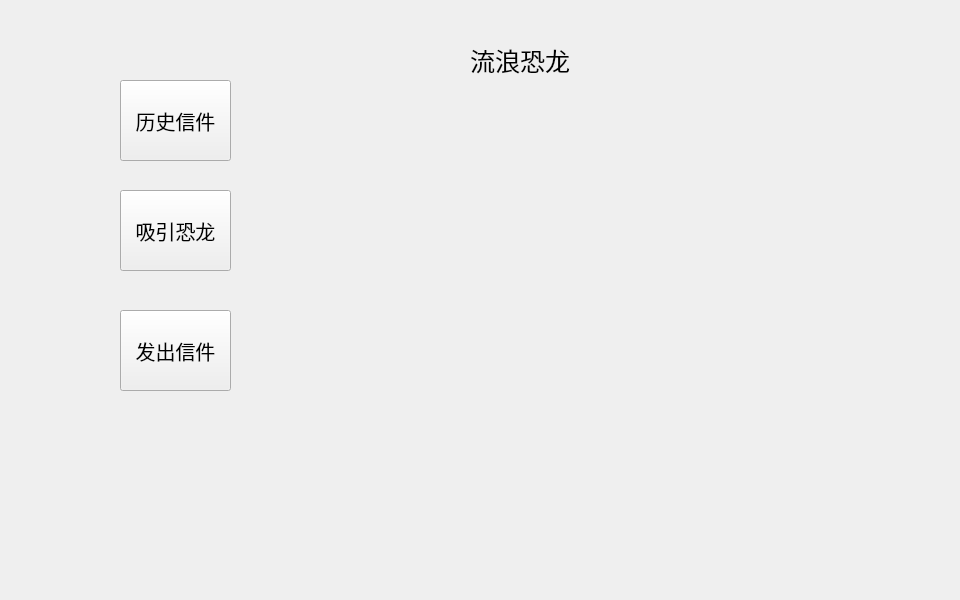
<?xml version="1.0" encoding="UTF-8"?>
<ui version="4.0">
 <class>Bottle</class>
 <widget class="QWidget" name="Bottle">
  <property name="geometry">
   <rect>
    <x>0</x>
    <y>0</y>
    <width>960</width>
    <height>600</height>
   </rect>
  </property>
  <property name="baseSize">
   <size>
    <width>960</width>
    <height>600</height>
   </size>
  </property>
  <property name="font">
   <font>
    <pointsize>14</pointsize>
   </font>
  </property>
  <property name="windowTitle">
   <string>Form</string>
  </property>
  <property name="autoFillBackground">
   <bool>false</bool>
  </property>
  <widget class="QLabel" name="label">
   <property name="geometry">
    <rect>
     <x>470</x>
     <y>30</y>
     <width>121</width>
     <height>61</height>
    </rect>
   </property>
   <property name="font">
    <font>
     <pointsize>19</pointsize>
    </font>
   </property>
   <property name="text">
    <string>流浪恐龙</string>
   </property>
  </widget>
  <widget class="QPushButton" name="pushButton">
   <property name="geometry">
    <rect>
     <x>120</x>
     <y>190</y>
     <width>111</width>
     <height>81</height>
    </rect>
   </property>
   <property name="font">
    <font>
     <pointsize>15</pointsize>
    </font>
   </property>
   <property name="text">
    <string>吸引恐龙</string>
   </property>
  </widget>
  <widget class="QPushButton" name="pushButton_2">
   <property name="geometry">
    <rect>
     <x>120</x>
     <y>310</y>
     <width>111</width>
     <height>81</height>
    </rect>
   </property>
   <property name="font">
    <font>
     <pointsize>15</pointsize>
    </font>
   </property>
   <property name="text">
    <string>发出信件</string>
   </property>
  </widget>
  <widget class="QPushButton" name="pushButton_3">
   <property name="geometry">
    <rect>
     <x>120</x>
     <y>80</y>
     <width>111</width>
     <height>81</height>
    </rect>
   </property>
   <property name="font">
    <font>
     <pointsize>15</pointsize>
    </font>
   </property>
   <property name="text">
    <string>历史信件</string>
   </property>
  </widget>
 </widget>
 <resources/>
 <connections/>
</ui>
